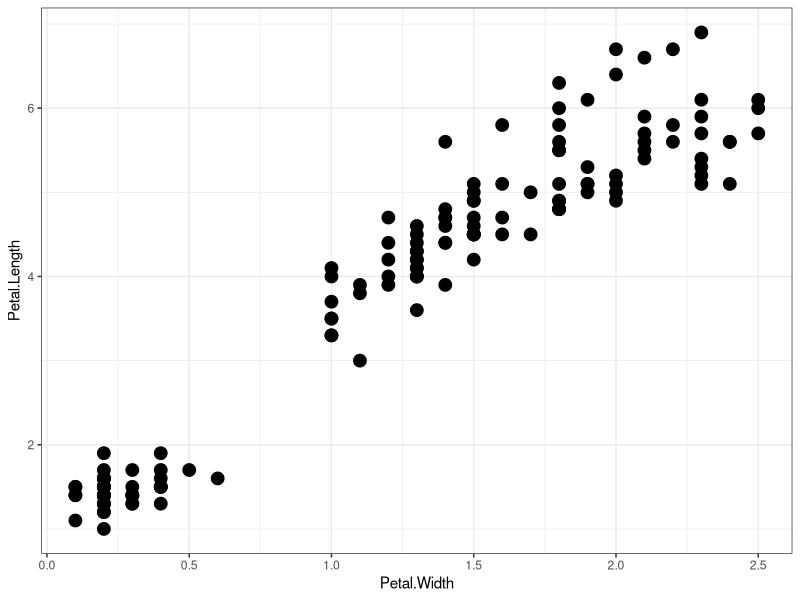
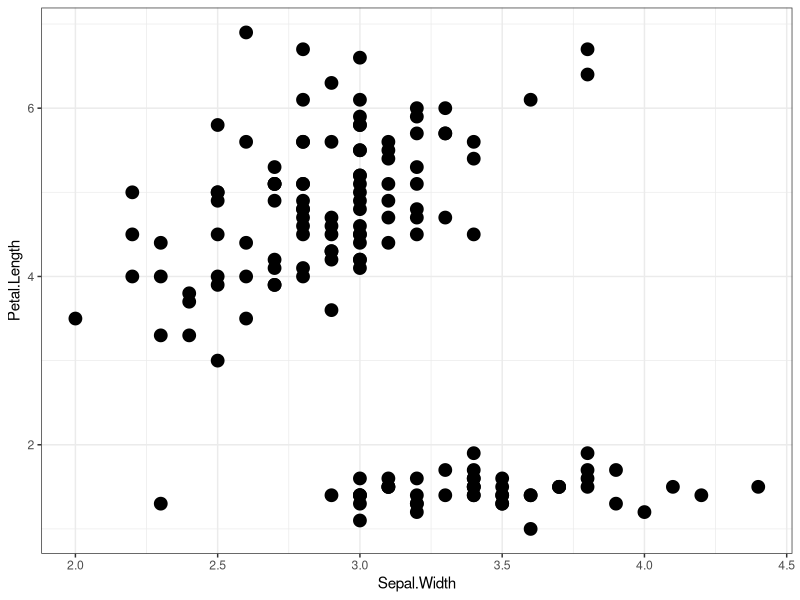
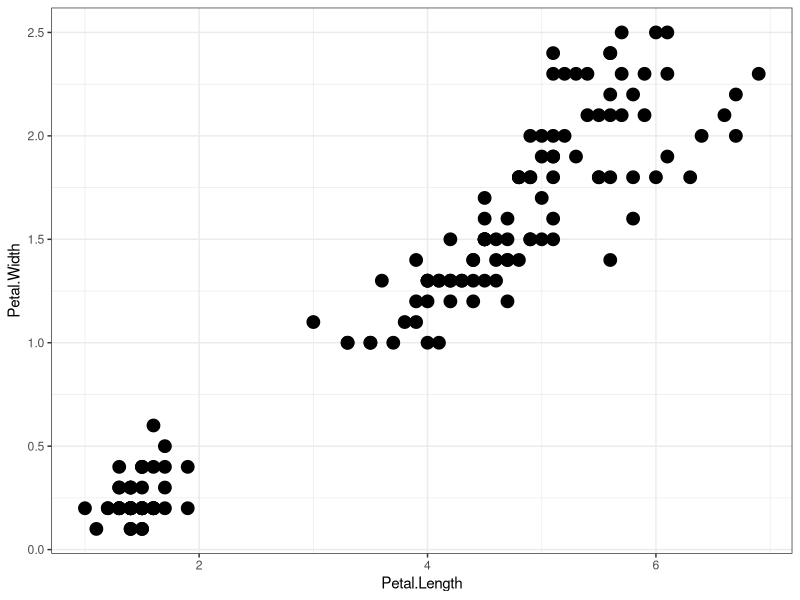
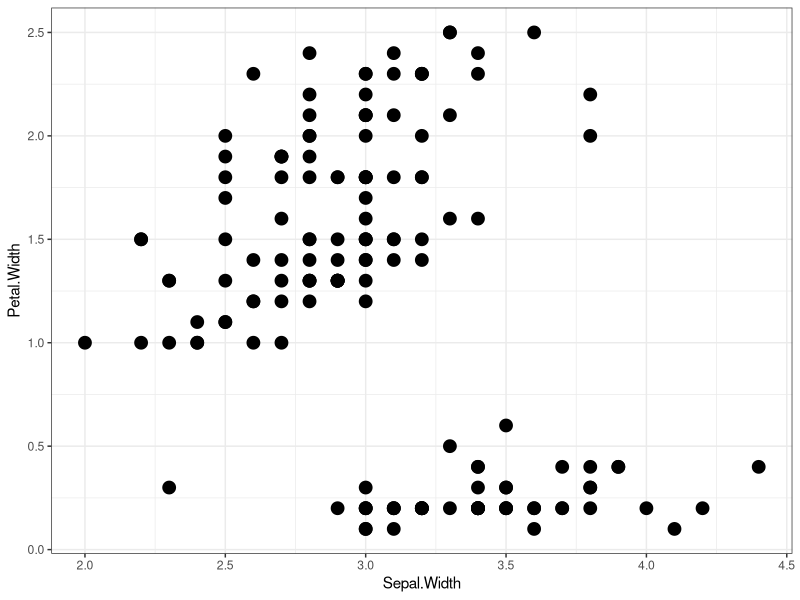
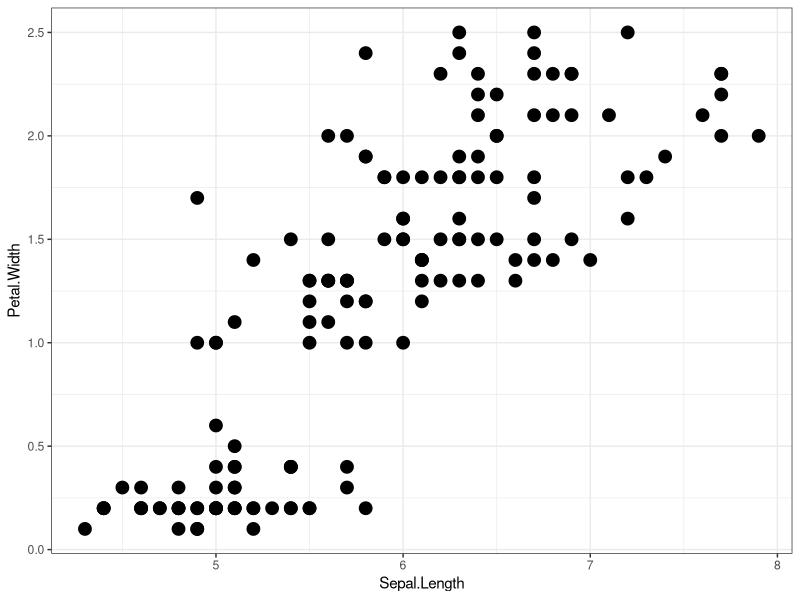
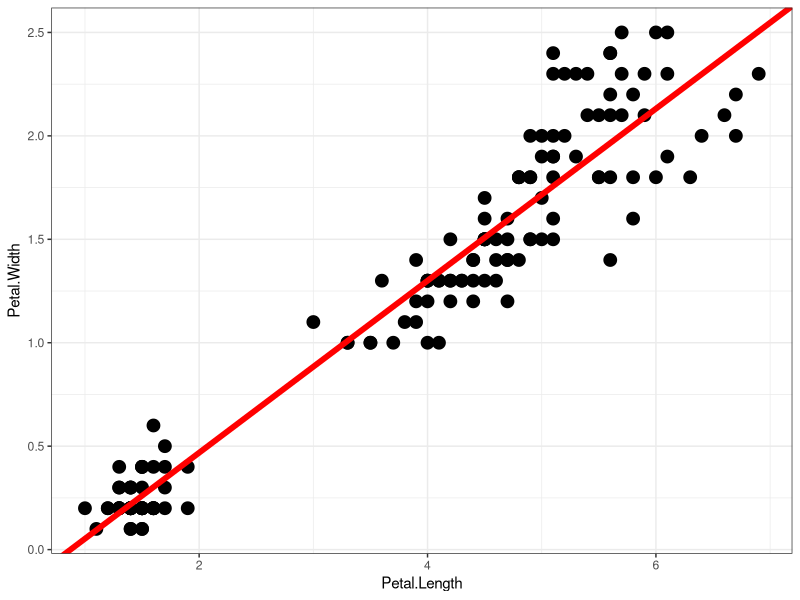
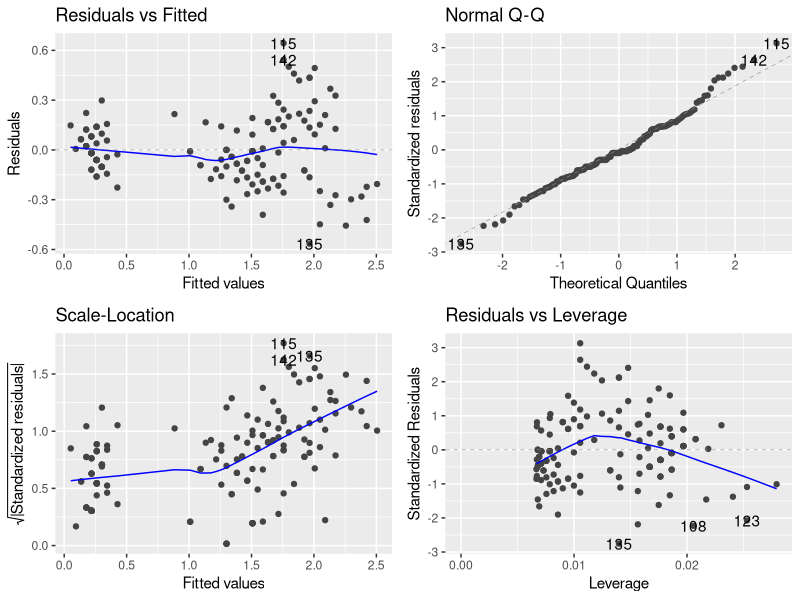
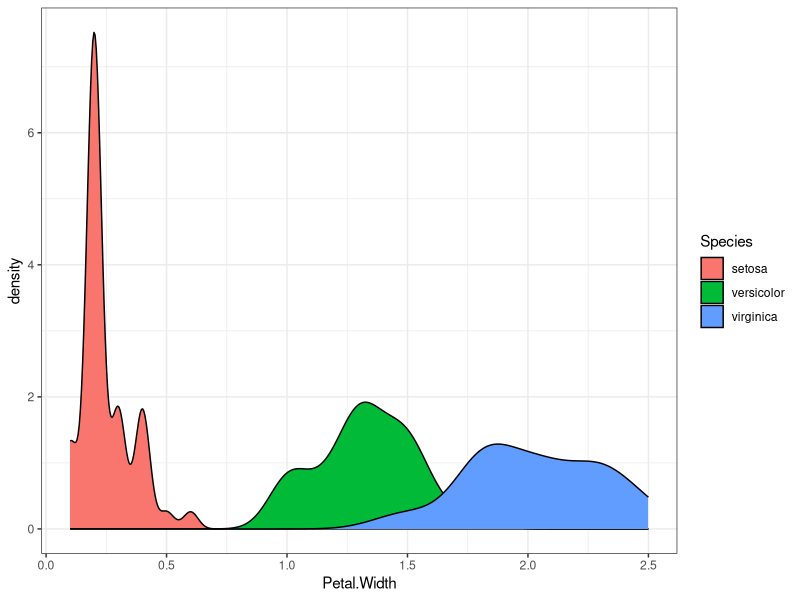

Write R code to recreate these figures, in order.
#Correlation and Regression###########


#let's compute the correlation
library(tidyverse)
ggplot(iris, aes(x=Petal.Width, y=Petal.Length)) + geom_point(size=4)+theme_bw()

#Lets calculate how much is it
cor(iris$Petal.Width, iris$Petal.Length)#By default it use Pearson

#How would it look on different variables
ggplot(iris, aes(x=Sepal.Width, y=Petal.Length)) + geom_point(size=4)+theme_bw()
cor(iris$Sepal.Width, iris$Petal.Length)

#let's use other methods 
cor(iris$Petal.Width, iris$Petal.Length, method = "kendall")
cor(iris$Petal.Width, iris$Petal.Length, method = "spearman")

#Quick challenge 
#Compute the correlation between Sepal.Width and Sepal.Length is it similar to what you see in for the two Petal variables? 
cor(iris$Sepal.Width, iris$Sepal.Length)


#Regression ################à
#can we guess the petal width measure based on the measures of the Petal length, Sepal length and Sepal width?
#Let's analyse our 4 variables 
cor(iris$Petal.Width, iris$Petal.Length)
ggplot(iris, aes(x=Petal.Length, y=Petal.Width)) + geom_point(size=4)+theme_bw()

cor(iris$Petal.Width, iris$Sepal.Width)
ggplot(iris, aes(x=Sepal.Width, y=Petal.Width)) + geom_point(size=4)+theme_bw()

cor(iris$Petal.Width, iris$Sepal.Length)
ggplot(iris, aes(x=Sepal.Length, y=Petal.Width)) + geom_point(size=4)+theme_bw()


#Let's calculate the model between Petal Width and Petal length
fit <- lm(Petal.Width ~ Petal.Length,  data=iris)
summary(fit)


#Visualise the regression line
ggplot(iris, aes(x=Petal.Length, y=Petal.Width)) + geom_point(size=4)+theme_bw()+geom_abline(slope=0.415755, intercept=-0.363076, col="red", size=2)
#Visualise the model results 
library(ggfortify)
autoplot(fit)

ggplot(iris, aes(x=Petal.Width, fill=Species)) + geom_density()+theme_bw()

# Multiple Linear Regression Example
Versicolor <- subset(iris, Species=="versicolor")
Virginica <- subset(iris, Species=="virginica")
Setosa <- subset(iris, Species=="setosa")

fitVersicolor <- lm(Petal.Width ~ Petal.Length + Sepal.Width + Sepal.Length, data=Versicolor)
summary(fitVersicolor)

fitVirginica <- lm(Petal.Width ~ Petal.Length + Sepal.Width + Sepal.Length, data=Virginica)
summary(fitVirginica)

fitSetosa <- lm(Petal.Width ~ Petal.Length + Sepal.Width + Sepal.Length, data=Setosa)
summary(fitSetosa)


fit2 <- lm(Petal.Width ~ Petal.Length + Sepal.Width + Sepal.Length, data=iris)
summary(fit2) # show results

autoplot(fitVirginica)
autoplot(fitSetosa)
autoplot(fitVersicolor)
autoplot(fit2)

#Check the interdependence indipendent variables
#Independent variables shall have a VIF values below 2
install.packages("car")
library(car)
car::vif(fit2)
#Oh no let's see what happen if I take out Sepal Length
fit3 <- lm(Petal.Width ~ Petal.Length + Sepal.Width, data=iris)
summary(fit3)
car::vif(fit3)
autoplot(fit3)

#There are other type of regressions we do not have time to talk about you can find more info here
browseURL("https://data-flair.training/blogs/r-nonlinear-regression/")

#Similarities and Difference coefficients#########

#Let 's import a new dataset 
library(tidyverse)
BookAndPublisher <- read_csv('Datasets/BookAndPublisher.csv')
BookAndPublisher <- BookAndPublisher %>%
  mutate(Idbla=as.factor(Id), Publisher=as.factor(Publisher),
         specific=as.factor(specifics))

#The package we are going to use is an old one so it wants matrixs and not dataframes 

#Firstly reshape the data
library(reshape2)

BookMatrix <- acast(BookAndPublisher, Id ~ specifics, value.var = "values")
BookMatrix

#Look at our data
ggplot (BookAndPublisher, aes(x=Id, y=values, fill=specifics))+
  geom_bar(stat="identity")+ theme_bw()+
  facet_wrap(~Publisher, scales="free_x")#scales="free_x" free the scale of x otherwise it will expect 9 bar for each subplot


#Simpson diversity coefficient========== 
install.packages("vegan")
library(vegan)
diversity(BookMatrix, index="simpson")

#Which Publisher offer more comodities?
#Save the result as a new objetc
diversityIndex <- diversity(BookMatrix, index="simpson")
#Transform it in a data frame
diversityIndex <- as.data.frame(diversityIndex)
#Get the rowname as variable and call it Id
diversityIndex  <- rownames_to_column(diversityIndex , var = "Id")
#Create a new vector name Editor with the editor info
Editor <- c("Brill", "Brill", "Brill", "Newton", "Newton", "Newton","Archaeopress","Archaeopress","Archaeopress")
#Bind them 
Total <- cbind(diversityIndex, Editor)
#Aggregate results for mean 
means <- aggregate(diversityIndex ~ Editor, Total, mean)
#So Archaeopress will be the editor that will offer you more comodities


#Jaccard Similariy Coefficients========== 
vegdist(BookMatrix, method="jaccard", binary=TRUE)
#To plot them we need to revert to tidy fortmats
Dist <- vegdist(BookMatrix, method="jaccard", binary=TRUE)
Dist2 <- as.matrix(Dist)
DistTidy <- melt(Dist2, varnames = c("BooksA", "BooksB"), value.name = "distance" )

p <- ggplot(DistTidy, aes(x=BooksA, y=BooksB, fill=distance, label=round(distance,2)))+geom_raster()+geom_text(color="black")+
  scale_fill_gradient(low = "white", high = "red")
p

p + geom_vline(xintercept=c(0,3.5,6.5), size=2)+
  geom_hline(yintercept=c(0,3.5,6.5), size=2)


#Morista-Horn overlap coefficients========== 
#this will take into account also the abundance not only the presence or not
Distances <- vegdist(BookMatrix, method="horn")
Distances
#To plot them we need to revert to tidy fortmats
Distances2 <- as.matrix(Distances)
DistancesTidy <- melt(Distances2, varnames = c("BooksA", "BooksB"), value.name = "distance" )

ggplot(DistancesTidy, aes(x=BooksA, y=BooksB, fill=distance, label=round(distance,2)))+geom_raster()+geom_text(color="black")+
  scale_fill_gradient(low = "white", high = "red")+ geom_vline(xintercept=c(0,3.5,6.5), size=2)+
  geom_hline(yintercept=c(0,3.5,6.5), size=2)


#If you want to further analise our new dataset go to the Challenge 8
#THE END 
